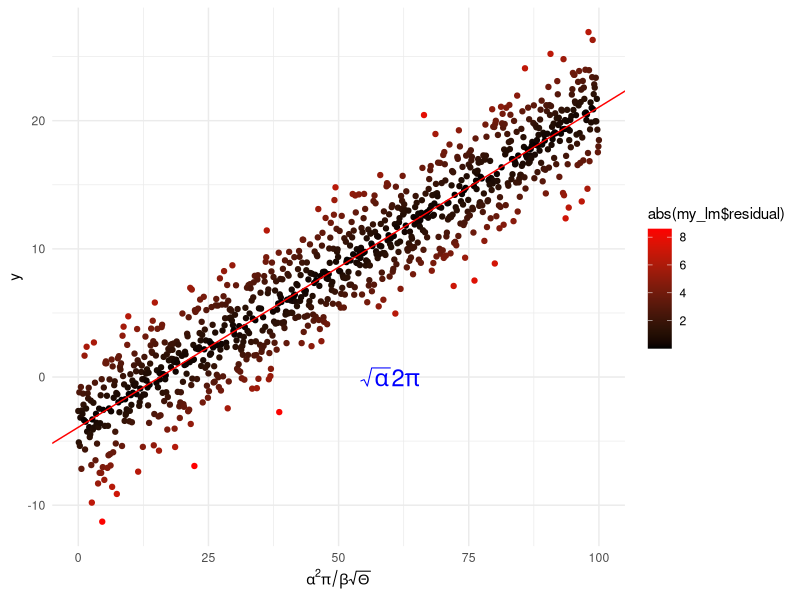
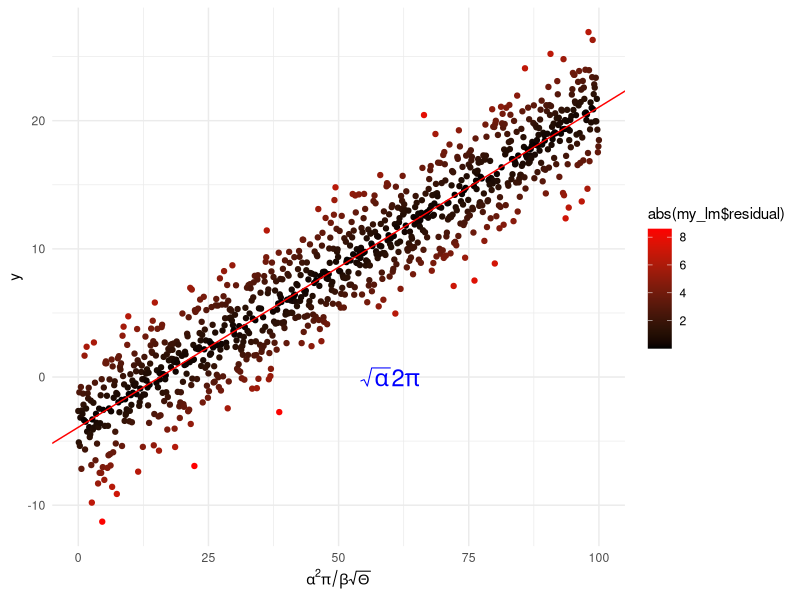

Generate these figures, in order, with R:
# plotLin.R
# Linear regression plot with mathematical annotations

# Load necessary library
library(ggplot2)

# Generate linear regression data
x <- seq(0, 100, by = 0.1)
y <- -4 + 0.25 * x + rnorm(length(x), mean = 0, sd = 2.5)

# Put data into a dataframe
my_data <- data.frame(x = x, y = y)

# Perform linear regression
my_lm <- summary(lm(y ~ x, data = my_data))

# Create the plot
p <- ggplot(my_data, aes(x = x, y = y, colour = abs(my_lm$residual))) +
  geom_point() +
  scale_colour_gradient(low = "black", high = "red") +
  theme(legend.position = "none") +
  scale_x_continuous(expression(alpha^2 * pi / beta * sqrt(Theta))) +
  # Add regression line
  geom_abline(
    intercept = my_lm$coefficients[1, 1],
    slope = my_lm$coefficients[2, 1],
    colour = "red"
  ) +
  # Add mathematical annotation inside the plot
  annotate("text", x = 60, y = 0, label = "sqrt(alpha) * 2 * pi",
           parse = TRUE, size = 6, colour = "blue") +
  theme_minimal()

# Create results directory if it doesn't exist
if(!dir.exists("results")) {
  dir.create("results")
}

# Save the plot as PDF
ggsave(filename = "../results/MyLinReg.pdf", plot = p, width = 8, height = 5)

# Optional: display plot
print(p)
